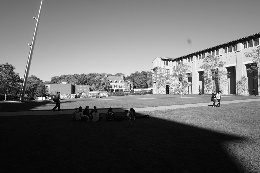
#> input picture test-data/CMU0-1/modified/01.JPG, 260 x 173 px
$ jupyter execute transforms.ipynb
#> lines starting #> are read from the running program, lines starting #| are printed output that depends on the picture
### stitcher/file_mods.py
import numpy as np

def DrawImageFromCoords(coords, vals, origin, canvas):
    # Find max and min of x1 and x2 in coords, use for bounding box of image.
    # Min/Max of vals doesn't matter, we aren't normalizing.
    # Origin should be bottom left of image. Top left? Idk

    x1 = coords[:,0]
    x2 = coords[:,1]

    cx, cy = origin

    x1_min = np.min(x1)
    x1_max = np.max(x1)
    x2_min = np.min(x2)
    x2_max = np.max(x2)

    width = round(x1_max - x1_min)+1
    height = round(x2_max - x2_min)+1

    img = np.zeros((canvas), dtype=np.uint8)

    for i in range(vals.size):
        x1 = round(coords[i, 0] - x1_min)
        x2 = round(coords[i, 1] - x2_min)
        img[x1+cx, x2+cy] = vals[i]
    return img


def GenerateCoordsFromImage(image):
    (n,m) = image.shape
    coords = np.zeros((image.size, 2))
    vals = np.zeros((image.size,1), dtype=np.uint8)
    k = 0
    for i in range(n):
        for j in range(m):
            coords[k, 0] = i
            coords[k, 1] = j
            vals[k] = image[i,j]
            k += 1
    return coords, vals


def interpolate(image):
    (n,m) = image.shape
    buffer = np.zeros(image.shape, dtype=np.uint8)
    for i in range(n):
        for j in range(m):
            if image[i,j] == 0:
                ## Decide to interpolate or not
                up = image[i-1,j]

                try:
                    down = image[i+1,j]
                except IndexError:
                    down = 0

                left = image[i,j-1]

                try:
                    right = image[i,j+1]
                except IndexError:
                    right = 0

                vals = [up, down, left, right]
                count = 0
                for val in vals:
                    if val > 0:count+=1
                if count > 2:
                    buffer[i,j] = sum(vals)//count
            else:
                buffer[i,j] = image[i,j]

    return buffer

### transforms.ipynb
[cell 1]
import numpy as np
import cv2 as cv
import scipy as sp
import matplotlib.pyplot as plt
from stitcher import file_mods

[cell 2]
img = cv.imread('./test-data/CMU0-1/modified/01.JPG', cv.IMREAD_GRAYSCALE)
#> img is the input picture: shape (173, 260); min 0, max 255, mean 106.5
plt.imshow(img)
plt.show()

[cell 3]
# No. of Images: 1
# Max Width/Height: sqrt(m^2+n^2)

N = 2
canvas = int(np.sqrt((img.shape[0]*N)**2 + (img.shape[1]*N)**2)) + 1
#> canvas = 625
canvas = (canvas, canvas)
#> canvas = (625, 625)

[cell 4]
coords, vals = file_mods.GenerateCoordsFromImage(img)
#> after the loop in GenerateCoordsFromImage, `for i in range(n):`: coords = 44980 pairs, first value 0 to 172, second value 0 to 259; k = 44980
transformed = np.zeros(coords.shape)

[cell 5]
A = np.array([[1, 0], [0, -1]])
i=0
for coord in coords:
    coord = coord.reshape((-1,1))
    coord = A @ coord
    transformed[i,:] = coord.reshape(2)
    i+=1
#> this loop made 44980 passes
#> coord on passes 1 to 3: [0, 0], [0, -1], [0, -2]
#> after the loop, i = 44980; transformed = 44980 pairs, first value 0 to 172, second value -259 to 0

[cell 6]
print(coords)
#> (printed output is left out)

[cell 7]
print(transformed)
#> (printed output is left out)

[cell 8]
test = file_mods.DrawImageFromCoords(transformed, vals, (0,0), canvas)
#> in DrawImageFromCoords, `x1_min = np.min(x1)`: x1_min = 0
#> in DrawImageFromCoords, `x1_max = np.max(x1)`: x1_max = 172
#> in DrawImageFromCoords, `x2_min = np.min(x2)`: x2_min = -259
#> in DrawImageFromCoords, `x2_max = np.max(x2)`: x2_max = 0
#> in DrawImageFromCoords, `width = round(x1_max - x1_min)+1`: width = 173
#> in DrawImageFromCoords, `height = round(x2_max - x2_min)+1`: height = 260
#> the loop in DrawImageFromCoords, `for i in range(vals.size):` made 44980 passes
#> x2 on passes 1 to 3: 259, 258, 257
#> after the loop in DrawImageFromCoords, `for i in range(vals.size):`:
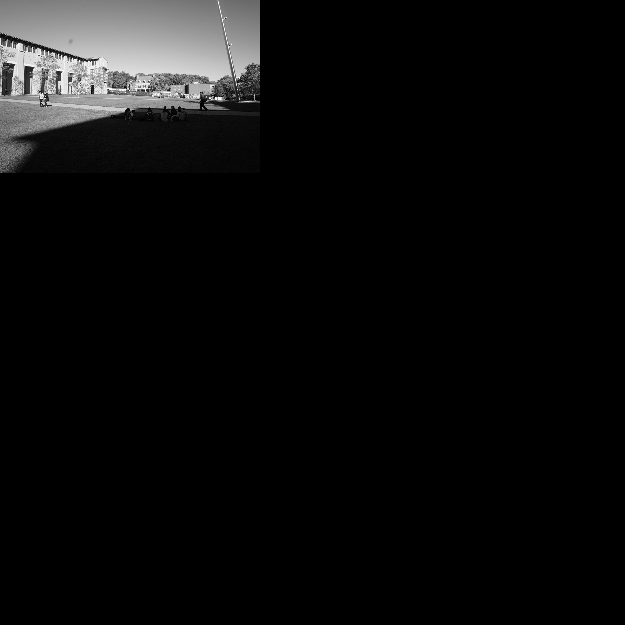
#> img: shape (625, 625); min 0, max 255, mean 12.3

[cell 9]
plt.imshow(test)
plt.show()

[cell 10]
A = np.array([[-1, 0], [0, -1]])
i=0
for coord in coords:
    coord = coord.reshape((-1,1))
    coord = A @ coord
    transformed[i,:] = coord.reshape(2)
    i+=1
#> after the loop, i = 44980; transformed = 44980 pairs, first value -172 to 0, second value -259 to 0

test = file_mods.DrawImageFromCoords(transformed, vals, (0,0), canvas)
#> call 2 of DrawImageFromCoords, with coords = array of shape (44980, 2), vals = array of shape (44980, 1), origin = (0, 0), canvas = (625, 625)
#> in DrawImageFromCoords (call 2), `x1_min = np.min(x1)`: x1_min = -172
#> in DrawImageFromCoords (call 2), `x1_max = np.max(x1)`: x1_max = 0
#> the loop in DrawImageFromCoords (call 2), `for i in range(vals.size):` made 44980 passes
#> after the loop in DrawImageFromCoords (call 2), `for i in range(vals.size):`:
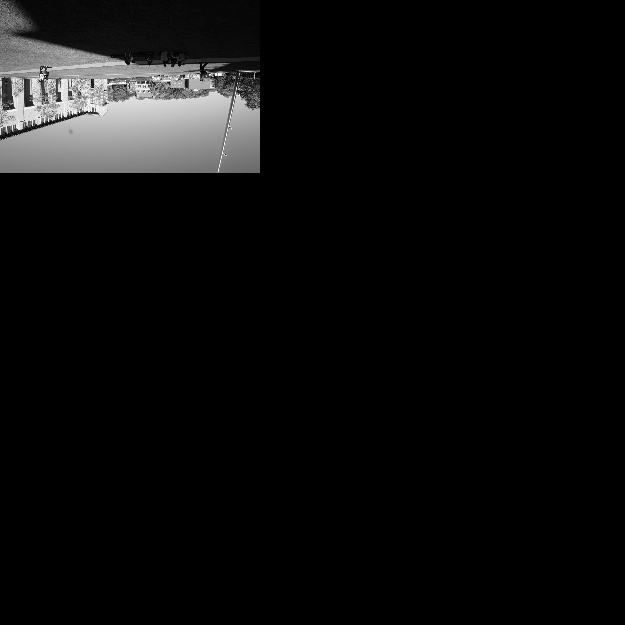
#> img: shape (625, 625); min 0, max 255, mean 12.3
plt.imshow(test)
plt.show()

[cell 11]
angle = np.deg2rad(35)
A = np.array([[np.cos(angle), -np.sin(angle)], [np.sin(angle), np.cos(angle)]])
i=0
for coord in coords:
    coord = coord.reshape((-1,1))
    coord = A @ coord
    transformed[i,:] = coord.reshape(2)
    i+=1
#> this loop made 44980 passes
#> coord on passes 1 to 3: [0, 0], [-0.574, 0.819], [-1.15, 1.64]

test = file_mods.DrawImageFromCoords(transformed, vals, (0,0), canvas)
#> call 3 of DrawImageFromCoords, with coords = array of shape (44980, 2), vals = array of shape (44980, 1), origin = (0, 0), canvas = (625, 625)
#> after the loop in DrawImageFromCoords (call 3), `for i in range(vals.size):`:
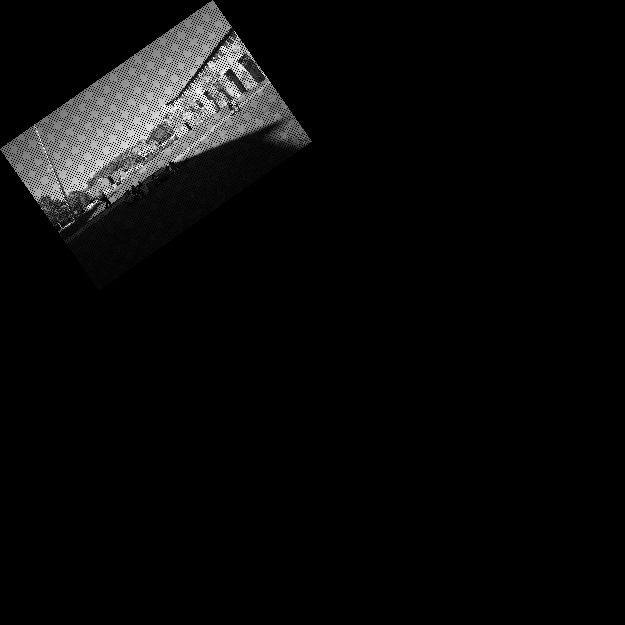
#> img: shape (625, 625); min 0, max 255, mean 10.4
plt.imshow(test, vmin=0, vmax=255)
plt.axis(False)
plt.show()

[cell 12]
plt.imshow(test==0, vmin=0, vmax=1)
plt.axis(True)
plt.show()
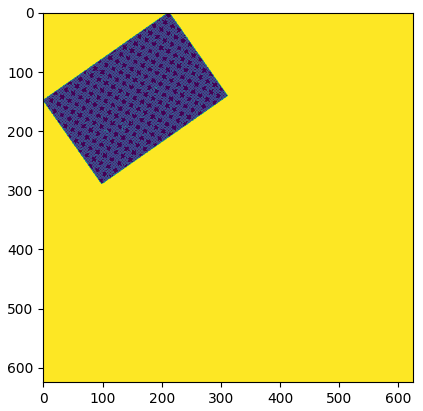
#> figure drawn by matplotlib, 1 panel

[cell 13]
print(test[150,1])
#| 106

[cell 14]
interp_test = file_mods.interpolate(test)
#> after the loop in interpolate, `for i in range(n):`:
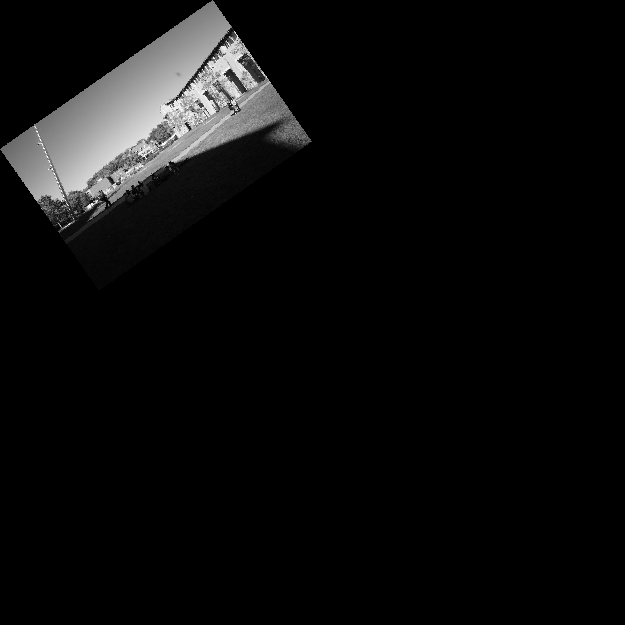
#> buffer: shape (625, 625); min 0, max 255, mean 12.2
plt.imshow(interp_test)
plt.axis(False)
plt.show()

[cell 15]
test = file_mods.DrawImageFromCoords(transformed, vals, (25,100), canvas)
#> call 4 of DrawImageFromCoords, with coords = array of shape (44980, 2), vals = array of shape (44980, 1), origin = (25, 100), canvas = (625, 625)
#> after the loop in DrawImageFromCoords (call 4), `for i in range(vals.size):`:
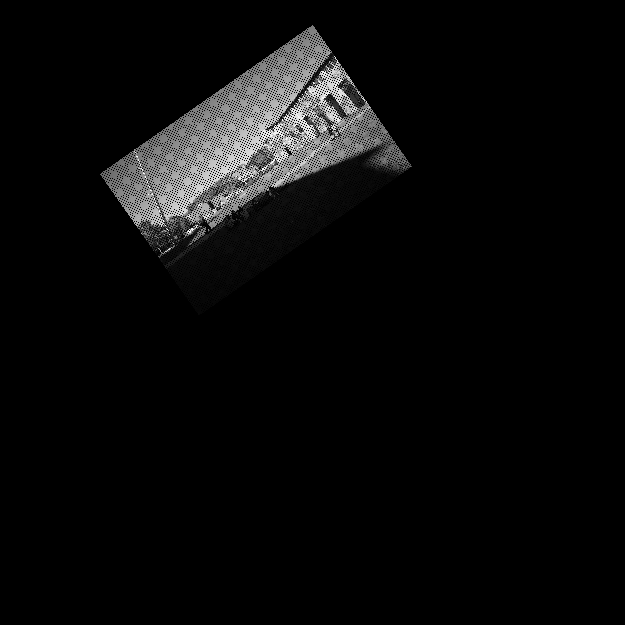
#> img: shape (625, 625); min 0, max 255, mean 10.4
interp_test = file_mods.interpolate(test)
#> after the loop in interpolate (call 2), `for i in range(n):`:
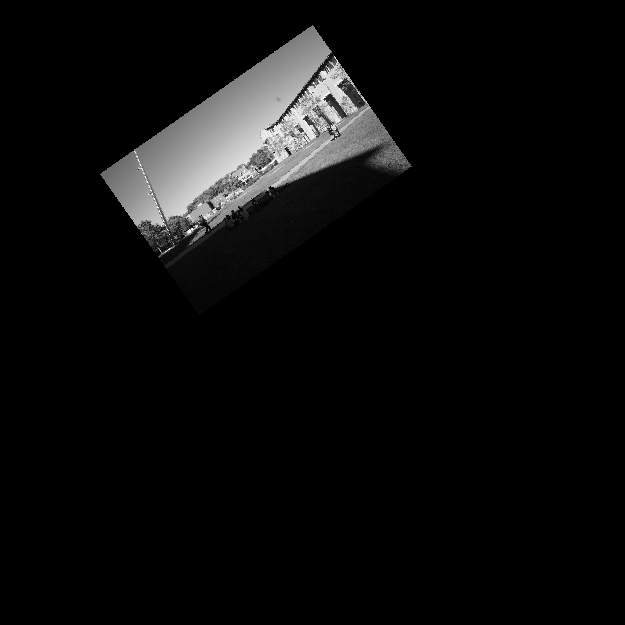
#> buffer: shape (625, 625); min 0, max 255, mean 12.2

$ run again, with test-data/CMU0-1/modified/00.JPG copied over test-data/CMU0-1/modified/01.JPG
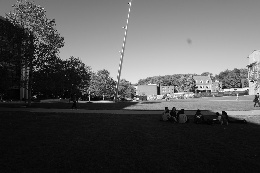
#> input picture test-data/CMU0-1/modified/00.JPG, 260 x 173 px
#> img is the input picture: shape (173, 260); min 0, max 255, mean 86
#> after the loop in GenerateCoordsFromImage, `for i in range(n):`: coords = 44980 pairs, first value 0 to 172, second value 0 to 259; k = 44980
#> the loop `for coord in coords:` made 44980 passes
#> coord on passes 1 to 3: [0, 0], [0, -1], [0, -2]
#> after the loop `for coord in coords:`: transformed = 44980 pairs, first value 0 to 172, second value -259 to 0
#> (printed output is left out)
#> (printed output is left out)
#> x1_min = 0
#> x1_max = 172
#> x2_min = -259
#> x2_max = 0
#> width = 173
#> height = 260
#> the loop in DrawImageFromCoords, `for i in range(vals.size):` made 44980 passes
#> x2 on passes 1 to 3: 259, 258, 257
#> after the loop `for coord in coords:`: i = 44980; transformed = 44980 pairs, first value -172 to 0, second value -259 to 0
#> x1_min = -172
#> x1_max = 0
#> the loop in DrawImageFromCoords (call 2), `for i in range(vals.size):` made 44980 passes
#> after the loop in DrawImageFromCoords (call 2), `for i in range(vals.size):`:
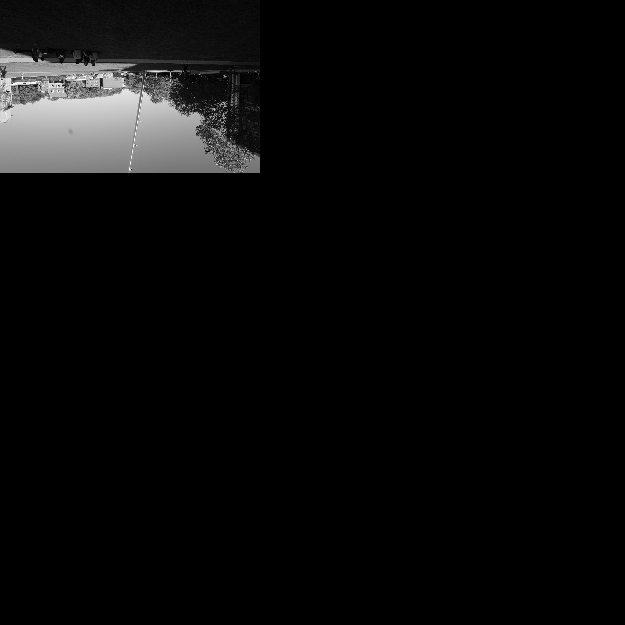
#> img: shape (625, 625); min 0, max 255, mean 9.9
#> the loop `for coord in coords:` made 44980 passes
#> coord on passes 1 to 3: [0, 0], [-0.574, 0.819], [-1.15, 1.64]
#| 116
#> after the loop in interpolate (call 2), `for i in range(n):`:
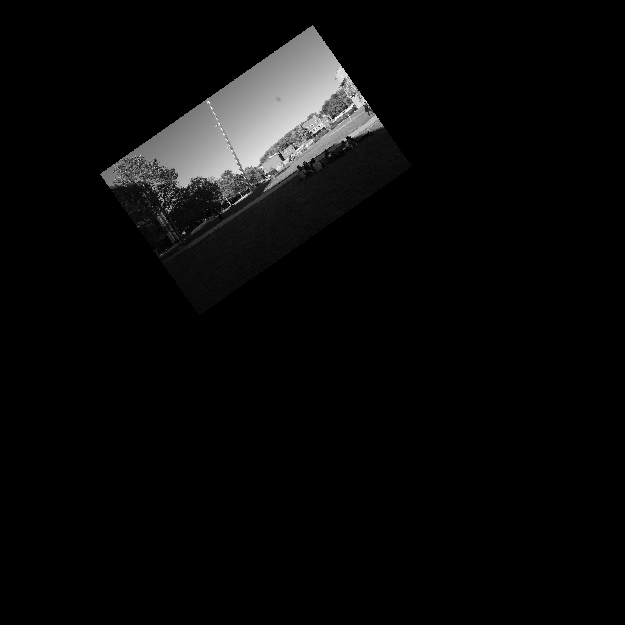
#> buffer: shape (625, 625); min 0, max 255, mean 9.9

$ run again, with test-data/CMU0-1/modified/02.JPG copied over test-data/CMU0-1/modified/01.JPG
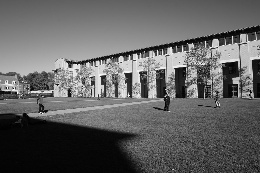
#> input picture test-data/CMU0-1/modified/02.JPG, 260 x 173 px
#> img is the input picture: shape (173, 260); min 0, max 255, mean 98.6
#> after the loop in GenerateCoordsFromImage, `for i in range(n):`: coords = 44980 pairs, first value 0 to 172, second value 0 to 259; k = 44980
#> the loop `for coord in coords:` made 44980 passes
#> coord on passes 1 to 3: [0, 0], [0, -1], [0, -2]
#> after the loop `for coord in coords:`: transformed = 44980 pairs, first value 0 to 172, second value -259 to 0
#> (printed output is left out)
#> (printed output is left out)
#> x1_min = 0
#> x1_max = 172
#> x2_min = -259
#> x2_max = 0
#> width = 173
#> height = 260
#> the loop in DrawImageFromCoords, `for i in range(vals.size):` made 44980 passes
#> x2 on passes 1 to 3: 259, 258, 257
#> after the loop `for coord in coords:`: i = 44980; transformed = 44980 pairs, first value -172 to 0, second value -259 to 0
#> x1_min = -172
#> x1_max = 0
#> the loop in DrawImageFromCoords (call 2), `for i in range(vals.size):` made 44980 passes
#> after the loop in DrawImageFromCoords (call 2), `for i in range(vals.size):`:
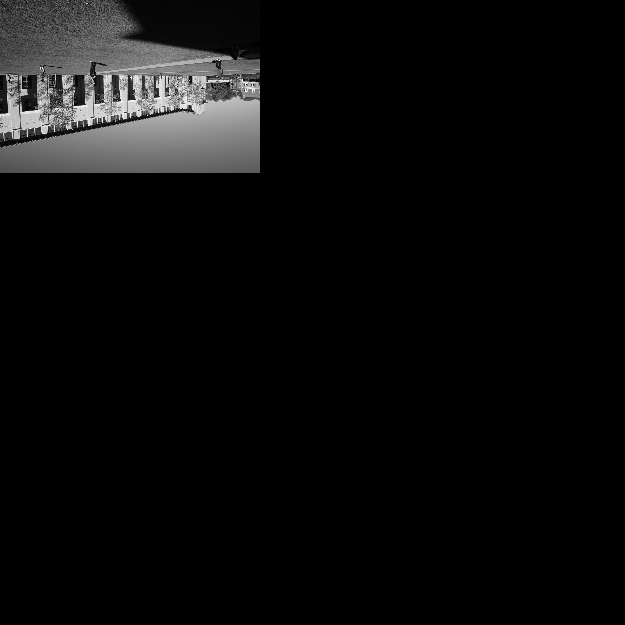
#> img: shape (625, 625); min 0, max 255, mean 11.4
#> the loop `for coord in coords:` made 44980 passes
#> coord on passes 1 to 3: [0, 0], [-0.574, 0.819], [-1.15, 1.64]
#| 91
#> after the loop in interpolate (call 2), `for i in range(n):`:
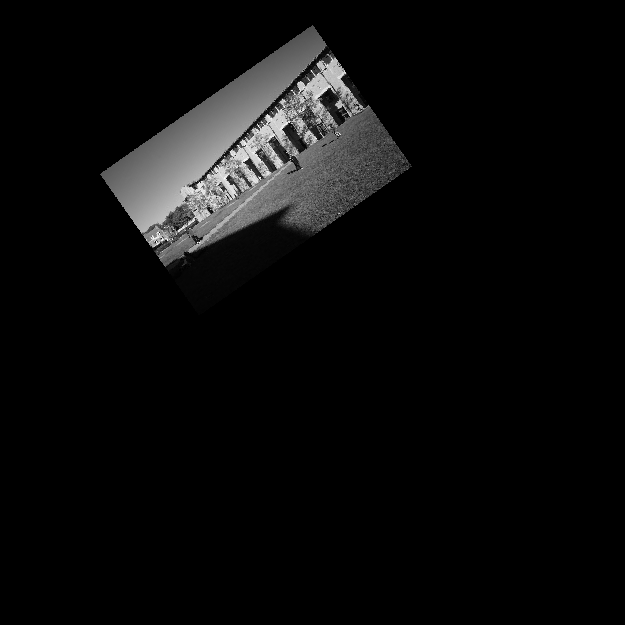
#> buffer: shape (625, 625); min 0, max 255, mean 11.3

$ run again, with test-data/CMU0-1/modified/03.JPG copied over test-data/CMU0-1/modified/01.JPG
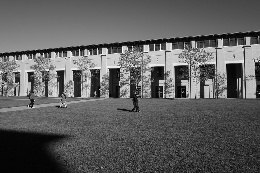
#> input picture test-data/CMU0-1/modified/03.JPG, 260 x 173 px
#> img is the input picture: shape (173, 260); min 0, max 255, mean 94.7
#> after the loop in GenerateCoordsFromImage, `for i in range(n):`: coords = 44980 pairs, first value 0 to 172, second value 0 to 259; k = 44980
#> the loop `for coord in coords:` made 44980 passes
#> coord on passes 1 to 3: [0, 0], [0, -1], [0, -2]
#> after the loop `for coord in coords:`: transformed = 44980 pairs, first value 0 to 172, second value -259 to 0
#> (printed output is left out)
#> (printed output is left out)
#> x1_min = 0
#> x1_max = 172
#> x2_min = -259
#> x2_max = 0
#> width = 173
#> height = 260
#> the loop in DrawImageFromCoords, `for i in range(vals.size):` made 44980 passes
#> x2 on passes 1 to 3: 259, 258, 257
#> after the loop `for coord in coords:`: i = 44980; transformed = 44980 pairs, first value -172 to 0, second value -259 to 0
#> the loop in DrawImageFromCoords (call 2), `for i in range(vals.size):` made 44980 passes
#> the loop `for coord in coords:` made 44980 passes
#> coord on passes 1 to 3: [0, 0], [-0.574, 0.819], [-1.15, 1.64]
#| 92
#> after the loop in interpolate (call 2), `for i in range(n):`:
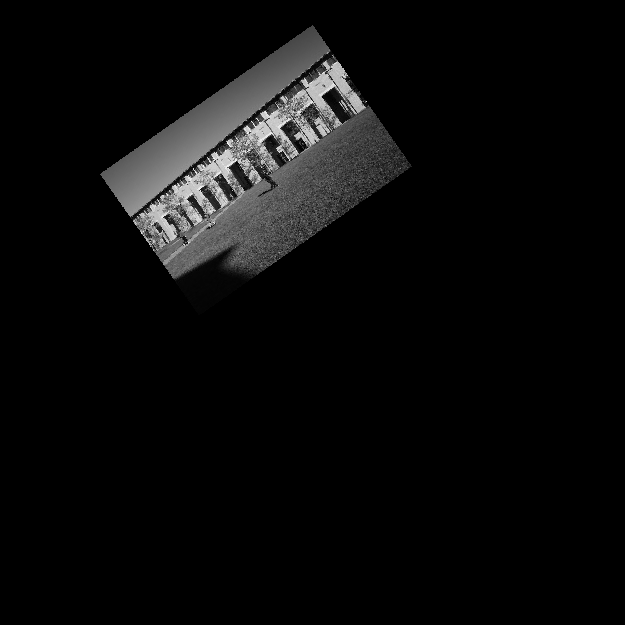
#> buffer: shape (625, 625); min 0, max 255, mean 10.9
